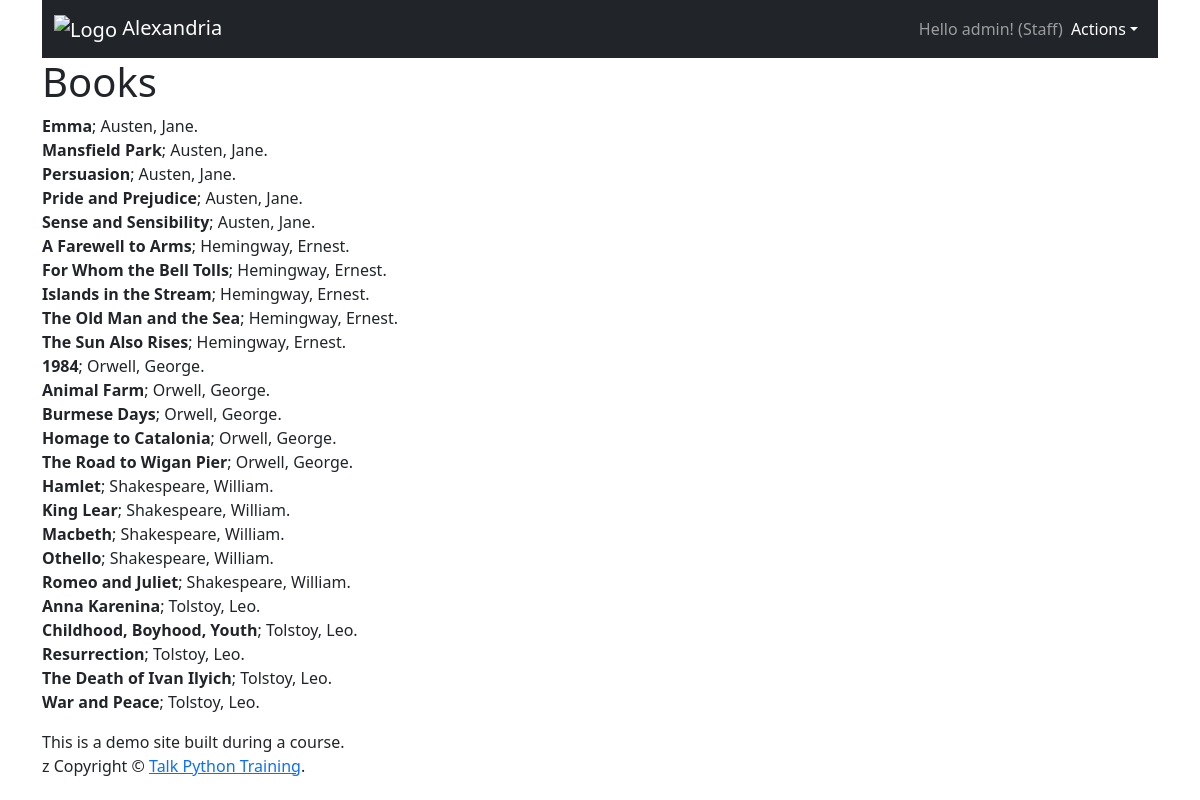
/catalog/book_listing/ (signed in), run on the app's committed database.
### catalog/models.py (models this page shows, shortened)
class Book(models.Model):
    title = models.TextField()
    author = models.ForeignKey(Author, on_delete=models.CASCADE, blank=True,
                               null=True)
    created = models.DateTimeField(auto_now_add=True)
    updated = models.DateTimeField(auto_now=True)
    class Meta:
        ordering = ['author__last_name', 'title']
        verbose_name = 'Bookington'
        verbose_name_plural = 'Bookington McBookFace'
        indexes = [
            models.Index(fields=['title', 'author']),
        ]

class Author(models.Model):
    last_name = models.CharField(max_length=50)
    first_name = models.CharField(max_length=50, blank=True)
    birth_year = models.IntegerField()

### catalog/views.py (the view)
# urls.py: path('book_listing/', views.book_listing),
def book_listing(request):
    data = {
        'books': Book.objects.order_by('author__last_name', 'title'),
    }
    return render(request, 'book_listing.html', data)

### templates/book_listing.html
{% extends "base.html" %}
{% block content %}
    <h1>Books</h1>
    <p>
        {% for book in books %}
            <b>{{ book.title }}</b>;
            {{ book.author.last_name }}{% if book.author.first_name %}, {{ book.author.first_name }}{% endif %}.
            <br/>
        {% empty %}
            <i>There were no books</i>
        {% endfor %}
    </p>
{% endblock content %}

### templates/base.html (shortened to what this page needs)
{% load static %}
<!DOCTYPE html>
<html lang="en">
<head>
    <link href="https://cdn.jsdelivr.net/npm/bootstrap@5.3.2/dist/css/bootstrap.min.css" rel="stylesheet"
>
    <link rel="stylesheet" href="{% static 'css/site.css' %}"/>
</head>
<body>
<div class="container">
    <nav class="navbar navbar-expand-md navbar-dark bg-dark">
        <div class="container-fluid">
            <a class="navbar-brand" href="/">
                <img class="logo-img" src="{% static 'logo.png' %}" alt="Logo" width="30" height="24"
                     class="d-inline-block align-text-top">
                Alexandria
            </a>
            <div class="collapse navbar-collapse" id="main_nav_bar">
                <ul class="navbar-nav ms-auto">
                    {% if request.user.is_authenticated %}
                        <span class="navbar-text">
            Hello {{ user.username }}!
                            {% if user.is_staff %} (Staff){% endif %}
          </span>
                        <li class="nav-item dropdown">
                            <a class="nav-link dropdown-toggle text-white" data-bs-toggle="dropdown"
                               href="#" role="button" aria-haspopup="true" aria-expanded="false"
                            >Actions</a>
                        </li>
                    {% else %}
                        <li class="nav-item">
                            <a class="nav-link text-white" href="/accounts/login/">Login</a>
                        </li>
                    {% endif %}
                </ul>
            </div>
        </div>
    </nav>
</div>
{% block container %}
    <main role="main" class="container">
        {% block content %}
        {% endblock content %}
    </main>
{% endblock container %}
<div class="container">
    <footer>
        <div class="copyright">
            This is a demo site built during a course.<br>z
            Copyright &copy; <a href="#"
                                target="_blank">Talk Python Training</a>.
        </div>
    </footer>
</div>
</body>
</html>

### data on the page
Book: title "Emma", author.last_name "Austen", author.first_name "Jane"
Book: title "Mansfield Park", author.last_name "Austen", author.first_name "Jane"
Book: title "Persuasion", author.last_name "Austen", author.first_name "Jane"
Book: title "Pride and Prejudice", author.last_name "Austen", author.first_name "Jane"
Book: title "Sense and Sensibility", author.last_name "Austen", author.first_name "Jane"
Book: title "A Farewell to Arms", author.last_name "Hemingway", author.first_name "Ernest"
Book: title "For Whom the Bell Tolls", author.last_name "Hemingway", author.first_name "Ernest"
Book: title "Islands in the Stream", author.last_name "Hemingway", author.first_name "Ernest"
Book: title "The Old Man and the Sea", author.last_name "Hemingway", author.first_name "Ernest"
Book: title "The Sun Also Rises", author.last_name "Hemingway", author.first_name "Ernest"
Book: title "1984", author.last_name "Orwell", author.first_name "George"
Book: title "Animal Farm", author.last_name "Orwell", author.first_name "George"
Book: title "Burmese Days", author.last_name "Orwell", author.first_name "George"
Book: title "Homage to Catalonia", author.last_name "Orwell", author.first_name "George"
Book: title "The Road to Wigan Pier", author.last_name "Orwell", author.first_name "George"
Book: title "Hamlet", author.last_name "Shakespeare", author.first_name "William"
Book: title "King Lear", author.last_name "Shakespeare", author.first_name "William"
Book: title "Macbeth", author.last_name "Shakespeare", author.first_name "William"
Book: title "Othello", author.last_name "Shakespeare", author.first_name "William"
Book: title "Romeo and Juliet", author.last_name "Shakespeare", author.first_name "William"
Book: title "Anna Karenina", author.last_name "Tolstoy", author.first_name "Leo"
Book: title "Childhood, Boyhood, Youth", author.last_name "Tolstoy", author.first_name "Leo"
Book: title "Resurrection", author.last_name "Tolstoy", author.first_name "Leo"
Book: title "The Death of Ivan Ilyich", author.last_name "Tolstoy", author.first_name "Leo"
Book: title "War and Peace", author.last_name "Tolstoy", author.first_name "Leo"

### other printed values
{{ user.username }} "admin"
